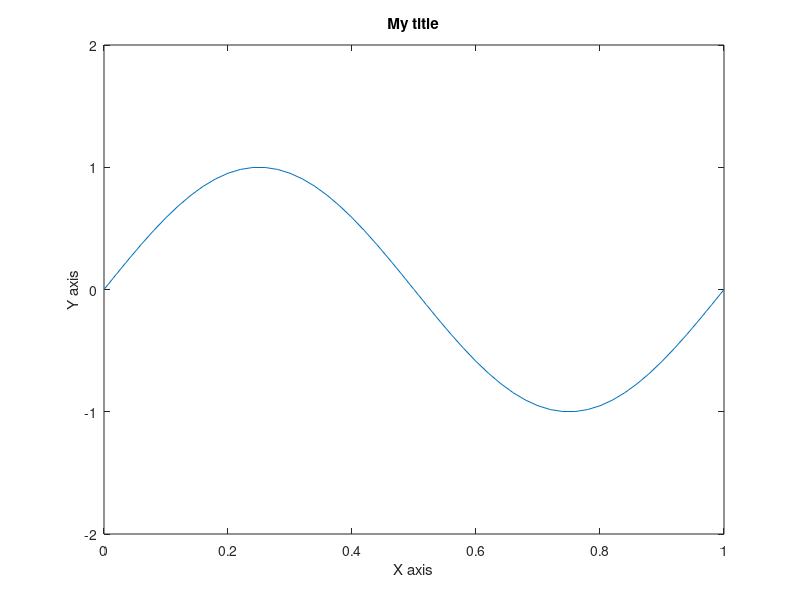

The MATLAB script that drew this image:

% Solve the 1-D wave equation with fixed values on the right
% and left, with given initial displacement of 0 down the length
% of the wire.


clear all
close all
clc

nFrames = 100;                % number of frames in the movie

c = 1;                        % set physical parameters
deltaT = 0.02;
deltaX = 0.02;
lamb = (c*deltaT/deltaX)^2;

xRight = 1;
x = linspace(0, xRight, (xRight/deltaX +1) );     % calculate x node locations
uInit = sin(x*2*pi);          % set temporal initial values


plot(x,uInit), xlabel('X axis'), ylabel('Y axis'),
               title('My title'), axis([0 xRight -2 2])
drawnow


uCur(1) = 0;                  % calculate the first time-step
uCur(length(x)) = 0;
for j = 2 : (length(x)-1)
    uCur(j) = ( lamb*uInit(j-1) + (2-2*lamb)*uInit(j) + lamb*uInit(j+1) ) / 2;
end
plot(x,uCur), xlabel('X axis'), ylabel('Y axis'),
              title('My title'), axis([0 xRight -2 2])
drawnow



uFut(1) = 0;                  % and the rest of the time steps...
uFut(length(x)) = 0;
for i = 2 : nFrames
    
      for j = 2 : (length(x)-1)
          uFut(j) = ( lamb*uCur(j-1) + (2-2*lamb)*uCur(j) + lamb*uCur(j+1) - uInit(j));
      end
      plot(x,uFut), xlabel('X axis'), ylabel('Y axis'),
                    title('My title'), axis([0 xRight -2 2])
      drawnow

      uInit = uCur;            % update u values
      uCur = uFut;
end

